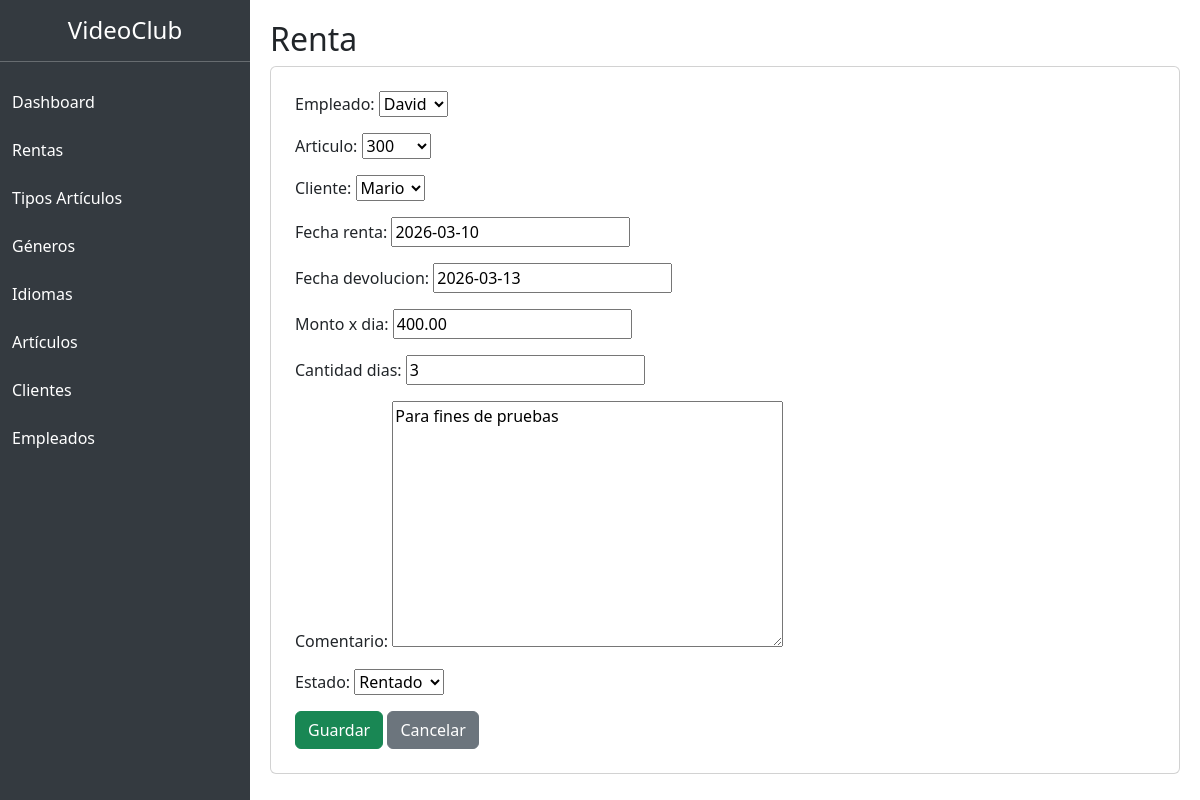
The app's page /rentas/editar/1/ with its own data.
### VideoClubApp/models.py (models this page shows, shortened)
class Renta(models.Model):
    ESTADO = [
        ('R', 'Rentado'),
        ('D', 'Devuelto'),
    ]
    empleado = models.ForeignKey('Empleado', on_delete=models.CASCADE)
    articulo = models.ForeignKey('Articulo', on_delete=models.CASCADE)
    cliente = models.ForeignKey('Cliente', on_delete=models.CASCADE)
    fecha_renta = models.DateField()
    fecha_devolucion = models.DateField()
    monto_x_dia = models.DecimalField(max_digits=10, decimal_places=2)
    cantidad_dias = models.IntegerField()
    comentario = models.TextField(blank=True)
    estado = models.CharField(max_length=1, choices=ESTADO, default='R')

### VideoClubApp/views.py (the view)
# urls.py: path('rentas/editar/<int:id>/', views.editar_renta, name='editar_renta'),
def editar_renta(request, id):
    renta = get_object_or_404(Renta, id=id)
    form = RentaForm(request.POST or None, instance=renta)
    if form.is_valid():
        form.save()
        return redirect('lista_rentas')
    return render(request, 'rentas/form.html', {'form': form})

### VideoClubApp/forms.py
class RentaForm(forms.ModelForm):
    class Meta:
        model = Renta
        fields = [
            'empleado',
            'articulo',
            'cliente',
            'fecha_renta',
            'fecha_devolucion',
            'monto_x_dia',
            'cantidad_dias',
            'comentario',
            'estado'
        ]

### VideoClubApp/models.py (called while the page is built)
    def __str__(self):
        return self.titulo

    def __str__(self):
        return self.nombre

    def __str__(self):
        return self.nombre

### VideoClubApp/templates/rentas/form.html (shortened to what this page needs)
{% extends 'base.html' %}
{% block contenido %}
<h2>Renta</h2>
<div class="card p-4">
<form method="post">
{{ form.as_p }}
<button class="btn btn-success">
Guardar
</button>
<a href="{% url 'lista_rentas' %}" class="btn btn-secondary">
Cancelar
</a>
</form>
</div>
{% endblock %}

### VideoClubApp/templates/base.html (style rules this page uses)
body { display:flex; }

### records on screen
Renta: empleado "David", articulo "300", cliente "Mario", fecha_renta "2026-03-10", fecha_devolucion "2026-03-13", monto_x_dia "400.00", cantidad_dias "3", comentario "Para fines de pruebas", estado "Rentado"
